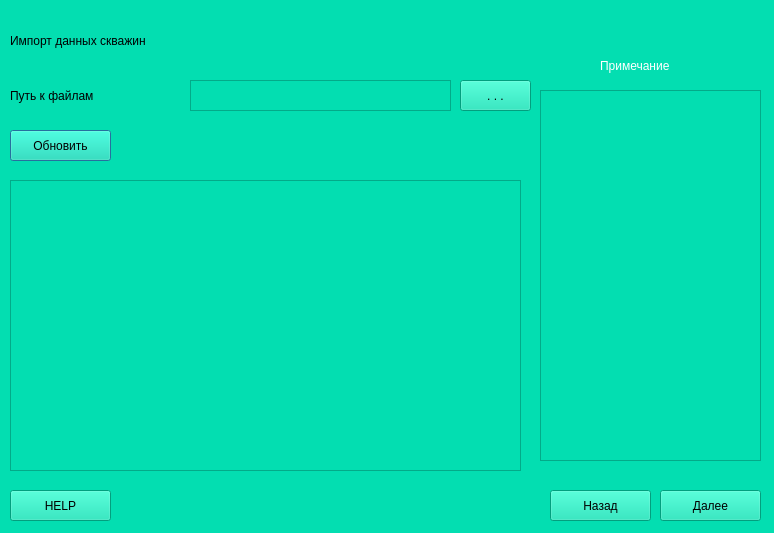
<?xml version="1.0" encoding="UTF-8"?>
<ui version="4.0">
 <class>Help_window</class>
 <widget class="QDialog" name="Help_window">
  <property name="geometry">
   <rect>
    <x>0</x>
    <y>0</y>
    <width>774</width>
    <height>533</height>
   </rect>
  </property>
  <property name="windowTitle">
   <string>Dialog</string>
  </property>
  <property name="styleSheet">
   <string notr="true">background-color: rgb(3,222,177);</string>
  </property>
  <widget class="QLabel" name="label">
   <property name="geometry">
    <rect>
     <x>10</x>
     <y>10</y>
     <width>331</width>
     <height>61</height>
    </rect>
   </property>
   <property name="styleSheet">
    <string notr="true">font: 22pt &quot;MS Shell Dlg 2&quot;;</string>
   </property>
   <property name="text">
    <string>Импорт данных скважин</string>
   </property>
  </widget>
  <widget class="QLabel" name="label_2">
   <property name="geometry">
    <rect>
     <x>10</x>
     <y>80</y>
     <width>171</width>
     <height>31</height>
    </rect>
   </property>
   <property name="styleSheet">
    <string notr="true">font: 18pt &quot;MS Shell Dlg 2&quot;;</string>
   </property>
   <property name="text">
    <string>Путь к файлам</string>
   </property>
  </widget>
  <widget class="QTextEdit" name="textEdit">
   <property name="geometry">
    <rect>
     <x>190</x>
     <y>80</y>
     <width>261</width>
     <height>31</height>
    </rect>
   </property>
  </widget>
  <widget class="QPushButton" name="pushButton">
   <property name="geometry">
    <rect>
     <x>10</x>
     <y>130</y>
     <width>101</width>
     <height>31</height>
    </rect>
   </property>
   <property name="styleSheet">
    <string notr="true"/>
   </property>
   <property name="text">
    <string>Обновить</string>
   </property>
  </widget>
  <widget class="QPushButton" name="pushButton_2">
   <property name="geometry">
    <rect>
     <x>10</x>
     <y>490</y>
     <width>101</width>
     <height>31</height>
    </rect>
   </property>
   <property name="styleSheet">
    <string notr="true"/>
   </property>
   <property name="text">
    <string>HELP</string>
   </property>
  </widget>
  <widget class="QPushButton" name="pushButton_3">
   <property name="geometry">
    <rect>
     <x>660</x>
     <y>490</y>
     <width>101</width>
     <height>31</height>
    </rect>
   </property>
   <property name="styleSheet">
    <string notr="true"/>
   </property>
   <property name="text">
    <string>Далее</string>
   </property>
  </widget>
  <widget class="QPushButton" name="pushButton_4">
   <property name="geometry">
    <rect>
     <x>550</x>
     <y>490</y>
     <width>101</width>
     <height>31</height>
    </rect>
   </property>
   <property name="styleSheet">
    <string notr="true"/>
   </property>
   <property name="text">
    <string>Назад</string>
   </property>
  </widget>
  <widget class="QTableView" name="tableView">
   <property name="geometry">
    <rect>
     <x>10</x>
     <y>180</y>
     <width>511</width>
     <height>291</height>
    </rect>
   </property>
   <property name="whatsThis">
    <string>&lt;html&gt;&lt;head/&gt;&lt;body&gt;&lt;p&gt;&lt;br/&gt;&lt;/p&gt;&lt;/body&gt;&lt;/html&gt;</string>
   </property>
   <property name="styleSheet">
    <string notr="true">font: 10pt &quot;MS Shell Dlg 2&quot;;
color: rgb(0, 0, 0);</string>
   </property>
  </widget>
  <widget class="QTextEdit" name="textEdit_2">
   <property name="geometry">
    <rect>
     <x>540</x>
     <y>90</y>
     <width>221</width>
     <height>371</height>
    </rect>
   </property>
  </widget>
  <widget class="QLabel" name="label_3">
   <property name="geometry">
    <rect>
     <x>600</x>
     <y>50</y>
     <width>121</width>
     <height>31</height>
    </rect>
   </property>
   <property name="styleSheet">
    <string notr="true">font: 14pt &quot;MS Shell Dlg 2&quot;;
color: rgb(255, 255, 255);</string>
   </property>
   <property name="text">
    <string>Примечание</string>
   </property>
  </widget>
  <widget class="QPushButton" name="pushButton_5">
   <property name="geometry">
    <rect>
     <x>460</x>
     <y>80</y>
     <width>71</width>
     <height>31</height>
    </rect>
   </property>
   <property name="styleSheet">
    <string notr="true"/>
   </property>
   <property name="text">
    <string>. . .</string>
   </property>
  </widget>
 </widget>
 <resources/>
 <connections/>
</ui>
